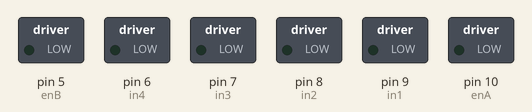
A sketch run on a simulated Arduino Uno, built with avr-gcc and run on an emulated ATmega328P. Parts: switched loads named in the sketch (green lamp = pin HIGH). Dashed ring = blinking.

Above: at 0.15 s.
At 120.18 s:
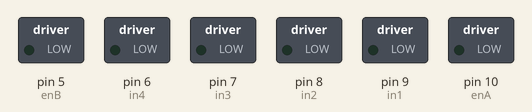
Timing chart, 0 to 120.5 s (numbered marks = the images above):
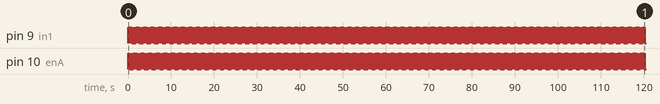

Measured:
- by itself, pin 9 (in1), pin 10 (enA): alternates HIGH for 0.03 s and LOW for 0.03 s

The sketch:

motor_test.ino
```cpp
// connect motor controller pins to Arduino digital pins
// motor one
int enA = 10;
int in1 = 9;
int in2 = 8;
// motor two
int enB = 5;
int in3 = 7;
int in4 = 6;

int A = 9;
int B = 10;
int C = 11;

int A_array[6] = {HIGH,HIGH,HIGH,LOW,LOW,LOW};
int B_array[6] = {HIGH,LOW,LOW,LOW,HIGH,HIGH};
int C_array[6] = {LOW,LOW,HIGH,HIGH,HIGH,LOW};

int i = 5;


void setup()
{
  // set all the motor control pins to outputs

  pinMode(enA, OUTPUT);
  pinMode(enB, OUTPUT);
  pinMode(in1, OUTPUT);
  pinMode(in2, OUTPUT);
  pinMode(in3, OUTPUT);
  pinMode(in4, OUTPUT);
}
void demoOne()
{
  // this function will run the motors in both directions at a fixed speed
  // turn on motor A
  digitalWrite(in1, HIGH);
  digitalWrite(in2, LOW);
  // set speed to 200 out of possible range 0~255
  analogWrite(enA, 200);
  // turn on motor B
//  digitalWrite(in3, HIGH);
//  digitalWrite(in4, LOW);
//  // set speed to 200 out of possible range 0~255
//  analogWrite(enB, 200);
  delay(2000);
  // now change motor directions
  digitalWrite(in1, LOW);
  digitalWrite(in2, HIGH);
//  digitalWrite(in3, LOW);
//  digitalWrite(in4, HIGH);
  delay(2000);
  // now turn off motors
//  digitalWrite(in1, LOW);
//  digitalWrite(in2, LOW);
//  digitalWrite(in3, LOW);
//  digitalWrite(in4, LOW);
}
void demoTwo()
{
  // this function will run the motors across the range of possible speeds
  // note that maximum speed is determined by the motor itself and the operating voltage
  // the PWM values sent by analogWrite() are fractions of the maximum speed possible
  // by your hardware
  // turn on motors
  digitalWrite(in1, LOW);
  digitalWrite(in2, HIGH);
  digitalWrite(in3, LOW);
  digitalWrite(in4, HIGH);
  // accelerate from zero to maximum speed
  for (int i = 0; i < 256; i++)
  {
    analogWrite(enA, i);
    analogWrite(enB, i);
    delay(20);
  }
  // decelerate from maximum speed to zero
  for (int i = 255; i >= 0; --i)
  {
    analogWrite(enA, i);
    analogWrite(enB, i);
    delay(20);
  }
  // now turn off motors
  digitalWrite(in1, LOW);
  digitalWrite(in2, LOW);
  digitalWrite(in3, LOW);
  digitalWrite(in4, LOW);
}
void loop()
{

  if( i < 0 ) {
    i = 5;
  }

  digitalWrite(A, A_array[i]);
  digitalWrite(B, B_array[i]);
  digitalWrite(C, C_array[i]);
  i--;

  delay(10);


  //demoOne();
//  delay(1000);
//  demoTwo();
//  delay(1000);
}
```

Kalman.cpp
```cpp
// (licence header left out)
#include "Kalman.h"

Kalman::Kalman() {
    /* We will set the variables like so, these can also be tuned by the user */
    Q_angle = 0.001f;
    Q_bias = 0.003f;
    R_measure = 0.03f;

    angle = 0.0f; // Reset the angle
    bias = 0.0f; // Reset bias

    P[0][0] = 0.0f; // Since we assume that the bias is 0 and we know the starting angle (use setAngle), the error covariance matrix is set like so - see: http://en.wikipedia.org/wiki/Kalman_filter#Example_application.2C_technical
    P[0][1] = 0.0f;
    P[1][0] = 0.0f;
    P[1][1] = 0.0f;
};

// The angle should be in degrees and the rate should be in degrees per second and the delta time in seconds
float Kalman::getAngle(float newAngle, float newRate, float dt) {
    // KasBot V2  -  Kalman filter module - http://www.x-firm.com/?page_id=145
    // Modified by Kristian Lauszus
    // See my blog post for more information: http://blog.tkjelectronics.dk/2012/09/a-practical-approach-to-kalman-filter-and-how-to-implement-it

    // Discrete Kalman filter time update equations - Time Update ("Predict")
    // Update xhat - Project the state ahead
    /* Step 1 */
    rate = newRate - bias;
    angle += dt * rate;

    // Update estimation error covariance - Project the error covariance ahead
    /* Step 2 */
    P[0][0] += dt * (dt*P[1][1] - P[0][1] - P[1][0] + Q_angle);
    P[0][1] -= dt * P[1][1];
    P[1][0] -= dt * P[1][1];
    P[1][1] += Q_bias * dt;

    // Discrete Kalman filter measurement update equations - Measurement Update ("Correct")
    // Calculate Kalman gain - Compute the Kalman gain
    /* Step 4 */
    float S = P[0][0] + R_measure; // Estimate error
    /* Step 5 */
    float K[2]; // Kalman gain - This is a 2x1 vector
    K[0] = P[0][0] / S;
    K[1] = P[1][0] / S;

    // Calculate angle and bias - Update estimate with measurement zk (newAngle)
    /* Step 3 */
    float y = newAngle - angle; // Angle difference
    /* Step 6 */
    angle += K[0] * y;
    bias += K[1] * y;

    // Calculate estimation error covariance - Update the error covariance
    /* Step 7 */
    float P00_temp = P[0][0];
    float P01_temp = P[0][1];

    P[0][0] -= K[0] * P00_temp;
    P[0][1] -= K[0] * P01_temp;
    P[1][0] -= K[1] * P00_temp;
    P[1][1] -= K[1] * P01_temp;

    return angle;
};

void Kalman::setAngle(float angle) { this->angle = angle; }; // Used to set angle, this should be set as the starting angle
float Kalman::getRate() { return this->rate; }; // Return the unbiased rate

/* These are used to tune the Kalman filter */
void Kalman::setQangle(float Q_angle) { this->Q_angle = Q_angle; };
void Kalman::setQbias(float Q_bias) { this->Q_bias = Q_bias; };
void Kalman::setRmeasure(float R_measure) { this->R_measure = R_measure; };

float Kalman::getQangle() { return this->Q_angle; };
float Kalman::getQbias() { return this->Q_bias; };
float Kalman::getRmeasure() { return this->R_measure; };
```

Kalman.h
```cpp
// (licence header left out)
#ifndef _Kalman_h_
#define _Kalman_h_

class Kalman {
public:
    Kalman();

    // The angle should be in degrees and the rate should be in degrees per second and the delta time in seconds
    float getAngle(float newAngle, float newRate, float dt);

    void setAngle(float angle); // Used to set angle, this should be set as the starting angle
    float getRate(); // Return the unbiased rate

    /* These are used to tune the Kalman filter */
    void setQangle(float Q_angle);
    void setQbias(float Q_bias);
    void setRmeasure(float R_measure);

    float getQangle();
    float getQbias();
    float getRmeasure();

private:
    /* Kalman filter variables */
    float Q_angle; // Process noise variance for the accelerometer
    float Q_bias; // Process noise variance for the gyro bias
    float R_measure; // Measurement noise variance - this is actually the variance of the measurement noise

    float angle; // The angle calculated by the Kalman filter - part of the 2x1 state vector
    float bias; // The gyro bias calculated by the Kalman filter - part of the 2x1 state vector
    float rate; // Unbiased rate calculated from the rate and the calculated bias - you have to call getAngle to update the rate

    float P[2][2]; // Error covariance matrix - This is a 2x2 matrix
};

#endif
```

SoftwareServo.cpp
```cpp
#include <SoftwareServo.h>

SoftwareServo *SoftwareServo::first;

#define NO_ANGLE (0xff)

SoftwareServo::SoftwareServo() : pin(0),angle(NO_ANGLE),pulse0(0),min16(34),max16(150),next(0)
{}

void SoftwareServo::setMinimumPulse(uint16_t t)
{
    min16 = t/16;
}

void SoftwareServo::setMaximumPulse(uint16_t t)
{
    max16 = t/16;
}

uint8_t SoftwareServo::attach(int pinArg)
{
    pin = pinArg;
    angle = NO_ANGLE;
    pulse0 = 0;
    next = first;
    first = this;
    digitalWrite(pin,0);
    pinMode(pin,OUTPUT);
    return 1;
}

void SoftwareServo::detach()
{
    for ( SoftwareServo **p = &first; *p != 0; p = &((*p)->next) ) {
	if ( *p == this) {
	    *p = this->next;
	    this->next = 0;
	    return;
	}
    }
}

void SoftwareServo::write(int angleArg)
{
    if ( angleArg < 0) angleArg = 0;
    if ( angleArg > 180) angleArg = 180;
    angle = angleArg;
    // bleh, have to use longs to prevent overflow, could be tricky if always a 16MHz clock, but not true
    // That 64L on the end is the TCNT0 prescaler, it will need to change if the clock's prescaler changes,
    // but then there will likely be an overflow problem, so it will have to be handled by a human.
    pulse0 = (min16*16L*clockCyclesPerMicrosecond() + (max16-min16)*(16L*clockCyclesPerMicrosecond())*angle/180L)/64L;
}

uint8_t SoftwareServo::read()
{
    return angle;
}

uint8_t SoftwareServo::attached()
{
    for ( SoftwareServo *p = first; p != 0; p = p->next ) {
	if ( p == this) return 1;
    }
    return 0;
}

void SoftwareServo::refresh()
{
    uint8_t count = 0, i = 0;
    uint16_t base = 0;
    SoftwareServo *p;
    static unsigned long lastRefresh = 0;
    unsigned long m = millis();

    // if we haven't wrapped millis, and 20ms have not passed, then don't do anything
    if ( m >= lastRefresh && m < lastRefresh + 20) return;
    lastRefresh = m;

    for ( p = first; p != 0; p = p->next ) if ( p->pulse0) count++;
    if ( count == 0) return;

    // gather all the SoftwareServos in an array
    SoftwareServo *s[count];
    for ( p = first; p != 0; p = p->next ) if ( p->pulse0) s[i++] = p;

    // bubblesort the SoftwareServos by pulse time, ascending order
    for(;;) {
	uint8_t moved = 0;
	for ( i = 1; i < count; i++) {
	    if ( s[i]->pulse0 < s[i-1]->pulse0) {
		SoftwareServo *t = s[i];
		s[i] = s[i-1];
		s[i-1] = t;
		moved = 1;
	    }
	}
	if ( !moved) break;
    }

    // turn on all the pins
    // Note the timing error here... when you have many SoftwareServos going, the
    // ones at the front will get a pulse that is a few microseconds too long.
    // Figure about 4uS/SoftwareServo after them. This could be compensated, but I feel
    // it is within the margin of error of software SoftwareServos that could catch
    // an extra interrupt handler at any time.
    for ( i = 0; i < count; i++) digitalWrite( s[i]->pin, 1);

    uint8_t start = TCNT0;
    uint8_t now = start;
    uint8_t last = now;

    // Now wait for each pin's time in turn..
    for ( i = 0; i < count; i++) {
	uint16_t go = start + s[i]->pulse0;

	// loop until we reach or pass 'go' time
	for (;;) {
	    now = TCNT0;
	    if ( now < last) base += 256;
	    last = now;

	    if ( base+now > go) {
		digitalWrite( s[i]->pin,0);
		break;
	    }
	}
    }
}
```

SoftwareServo.h
```cpp
#ifndef SoftwareServo_h
#define SoftwareServo_h

#include <WProgram.h>
#include <inttypes.h>

class SoftwareServo
{
  private:
    uint8_t pin;
    uint8_t angle;       // in degrees
    uint16_t pulse0;     // pulse width in TCNT0 counts
    uint8_t min16;       // minimum pulse, 16uS units  (default is 34)
    uint8_t max16;       // maximum pulse, 16uS units, 0-4ms range (default is 150)
    class SoftwareServo *next;
    static SoftwareServo* first;
  public:
    SoftwareServo();
    uint8_t attach(int);     // attach to a pin, sets pinMode, returns 0 on failure, won't
                             // position the servo until a subsequent write() happens
    void detach();
    void write(int);         // specify the angle in degrees, 0 to 180
    uint8_t read();
    uint8_t attached();
    void setMinimumPulse(uint16_t);  // pulse length for 0 degrees in microseconds, 540uS default
    void setMaximumPulse(uint16_t);  // pulse length for 180 degrees in microseconds, 2400uS default
    static void refresh();    // must be called at least every 50ms or so to keep servo alive
                              // you can call more often, it won't happen more than once every 20ms
};

#endif
```
